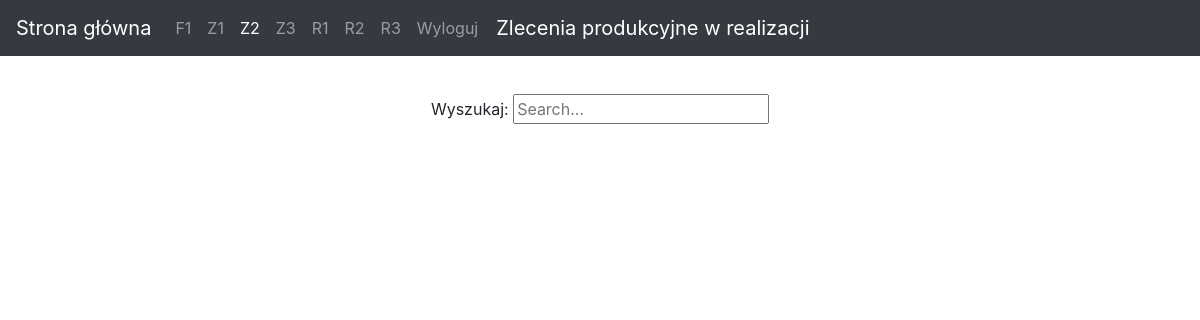
The page /realizacja (signed in) on the database as committed earlier.
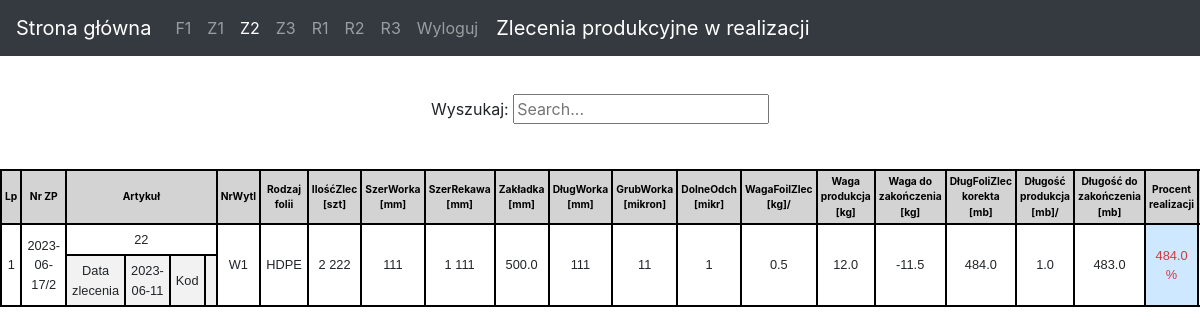
The same page on the database as committed later.
### events/models.py (models this page shows, shortened)
class Zamowienie(models.Model):
    NrZp = models.CharField("NrZp", max_length=20)
    Data = models.DateField()
    Kod = models.CharField(max_length=20, blank=True, null=True, default='')
    Artykul = models.CharField(max_length=30)
    NrWyt = models.IntegerField()
    Status = models.IntegerField()
    Rodzaj = models.IntegerField()
    MMK = models.CharField(max_length=20, blank=True, null=True , default='')
    Barwnik = models.CharField(max_length=20, blank=True, null=True, default='' )
    Uwagi = models.CharField(max_length=40, blank=True, null=True , default='')
    IloscZlec = models.IntegerField()
    SzerWorka = models.IntegerField()
    SzerRekawa = models.IntegerField()
    Zakladka = models.FloatField()
    DlugWorka = models.IntegerField()
    GrubWorka = models.IntegerField()
    DolneOdch = models.IntegerField()
    DlugFoilPlan_Korekta = models.FloatField()
    WagaFoliZlec = models.FloatField()
    DlugFoliPlan = models.FloatField()
    IloscRolekZlec = models.FloatField()
    DlugRolkiZlec_Korekta = models.FloatField()
    DlugRolkiPlan = models.FloatField()
    DlugFoliZlec_Korekta = models.FloatField()
    WagaRolkiZlec = models.FloatField()

### events/views.py (the view)
# urls.py: path('realizacja', RealPlan.as_view(), name='Realizacja.views.index'),
class RealPlan(LoginRequiredMixin, UserPassesTestMixin, ListView):
    model = Zamowienie
    template_name = "Doc5/ProductionTable.html"
    queryset = Zamowienie.objects.filter(Status=1)
    def test_func(self):
        if self.request.user.groups.filter(name='admin').exists() or self.request.user.groups.filter(
                name='kierownik').exists():
            return True
        else:
            return False
    def get_context_data(self, **kwargs):
        context = super().get_context_data(**kwargs)
        serializer = ZamSerializer(context['object_list'], many=True)
        context['serialized_data'] = serializer.data
        for data in serializer.data:
            print(data)
            data["Research"] = realCaluclator(data['NrZp'], data['DlugFoliZlec_Korekta'])
        context['status_dict'] = status_dict
        context['nrwyt_dict'] = nrwyt_dict
        context['folia_dict'] = folia_dict
        return context

### events/views.py (called while the page is built)
@register.filter
def readable_integer(value):
    readable = str(value).split(".")[0][::-1]
    readable = [readable[i:i+3][::-1] for i in range(0, len(readable), 3)]
    if len(str(value).split(".")) == 1:
        end = ""
    else:
        end = "." + str(value).split(".")[1]
    return " ".join(readable[::-1]) + end

@register.filter
def get_item(dictionary, key):
  return dictionary.get(key)

### events/templates/Doc5/ProductionTable.html (shortened to what this page needs)
{% extends 'Doc5/foliaRaport.html' %}
{% block table %}
<div class=" w-100 overflow-auto">
     <div class="row" style="flex-wrap: nowrap;">
        <div class="col-12">
            <div class="data_table">
                <table id="example" class="table table-striped table-bordered small">
	<tr>
		<th>Lp</th>
		<th id="NrZp">Nr ZP</th>
		<th colspan="4">Artykuł</th>
		<th>NrWytl</th>
		<th>Rodzaj folii</th>
		<th>IlośćZlec [szt]</th>
		<th>SzerWorka [mm]</th>
		<th>SzerRekawa [mm]</th>
		<th>Zakładka [mm]</th>
		<th>DługWorka [mm]</th>
		<th>GrubWorka [mikron]</th>
		<th>DolneOdch [mikr]</th>
		<th>WagaFoilZlec [kg]/</th>
		<th>Waga produkcja [kg]</th>
		<th>Waga do zakończenia [kg]</th>
		<th>DługFoliZlec korekta [mb]</th>
		<th>Długość produkcja [mb]/</th>
		<th>Długość do zakończenia [mb]</th>
		<th>Procent realizacji</th>
	</tr>
	<tr>
		<td rowspan="2">{{ forloop.counter }}</td>
		<td rowspan="2" style="width:auto">{{ post.NrZp}}</td>
		<td colspan="4">{{ post.Artykul}}</td>
		<td rowspan="2">{{ nrwyt_dict|get_item:post.NrWyt}}</td>
		<td rowspan="2">{{ folia_dict|get_item:post.Rodzaj}}</td>
		<td rowspan="2">{{ post.IloscZlec | readable_integer}}</td>
		<td rowspan="2">{{ post.SzerWorka | readable_integer }}</td>
		<td rowspan="2">{{ post.SzerRekawa | readable_integer }}</td>
		<td rowspan="2">{{ post.Zakladka | readable_integer }}</td>
		<td rowspan="2">{{ post.DlugWorka | readable_integer}}</td>
		<td rowspan="2">{{ post.GrubWorka | readable_integer}}</td>
		<td rowspan="2">{{ post.DolneOdch | readable_integer}}</td>
		<td rowspan="2">{{ post.WagaFoliZlec | readable_integer}}</td>
		<td rowspan="2">{{ post.Research.wagaSum | readable_integer }}</td>
		<td rowspan="2">{{ post.Research.wagaEnd  | readable_integer}}</td>
		<td rowspan="2">{{ post.DlugFoliZlec_Korekta | readable_integer}}</td>
		<td rowspan="2">{{ post.Research.dlugProd | readable_integer }}</td>
		<td rowspan="2">{{ post.Research.dlugEnd  | readable_integer}}</td>
		<td  style="background-color: #cde8ff" class=" {% if post.Research.progres > 100 %}text-danger{% endif %}" rowspan="2">{{ post.Research.progres}} % </td>
	</tr>
	<tr>
		<td>Data zlecenia</td>
		<td>{{ post.Data}}</td>
		<td>Kod</td>
		<td>{{ post.Kod | default_if_none:''}}</td>
	</tr>
</table>
            </div>
        </div>
    </div>
</div>
{% endblock %}

Rows that differ between the two databases and show on the page:
now on this page (row edited): Zamowienie: NrZp "2023-06-17/2", Artykul "22", NrWyt "W1", Rodzaj "HDPE", IloscZlec|readable_integer "2 222", SzerWorka|readable_integer "111", SzerRekawa|readable_integer "1 111", Zakladka|readable_integer "500.0", DlugWorka|readable_integer "111", GrubWorka|readable_integer "11", DolneOdch|readable_integer "1", WagaFoliZlec|readable_integer "0.5", Research.wagaSum|readable_integer "12.0", Research.wagaEnd|readable_integer "-11.5", DlugFoliZlec_Korekta|readable_integer "484.0", Research.dlugProd|readable_integer "1.0", Research.dlugEnd|readable_integer "483.0", Research.progres "484.0", Data "2023-06-11"
